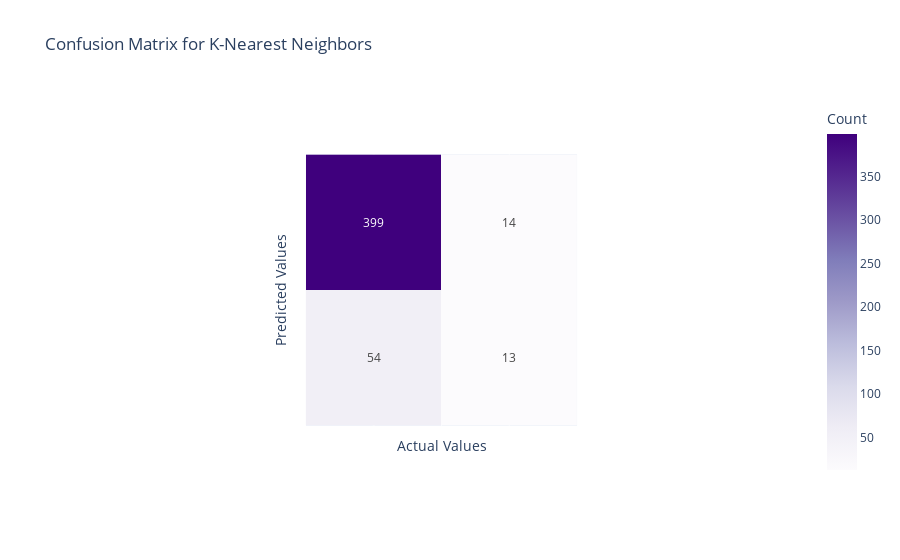

The notebook cell this image was saved under:
### Markdown cell above
### K-Nearest Neighbors(KNN)

### Code cell
# Logistic Regression model evaluation
fig = px.imshow(confusion_matrix(y_test, kn_pred),
                labels = dict(x='Actual Values', 
                              y = 'Predicted Values', 
                              color= 'Count'),
                x = [0,1],
                y =[0,1] ,
                color_continuous_scale= 'purples',
                title = 'Confusion Matrix for K-Nearest Neighbors',
                text_auto = True)
fig.update_xaxes(showticklabels = False)
fig.update_yaxes(showticklabels = False)
fig.show()

### Figure 1 — Plotly figure (JSON) as saved in the notebook; plotly's stock layout.template omitted (floating-point values rounded to 4 significant figures)
{"data": [{"coloraxis": "coloraxis", "hovertemplate": "Actual Values: %{x}<br>Predicted Values: %{y}<br>Count: %{z}<extra></extra>", "name": "0", "texttemplate": "%{z}", "type": "heatmap", "x": [0, 1], "xaxis": "x", "y": [0, 1], "yaxis": "y", "z": [[399, 14], [54, 13]]}], "layout": {"autosize": true, "coloraxis": {"colorbar": {"title": {"text": "Count"}}, "colorscale": [[0, "rgb(252,251,253)"], [0.125, "rgb(239,237,245)"], [0.25, "rgb(218,218,235)"], [0.375, "rgb(188,189,220)"], [0.5, "rgb(158,154,200)"], [0.625, "rgb(128,125,186)"], [0.75, "rgb(106,81,163)"], [0.875, "rgb(84,39,143)"], [1, "rgb(63,0,125)"]]}, "title": {"text": "Confusion Matrix for K-Nearest Neighbors"}, "xaxis": {"anchor": "y", "autorange": true, "constrain": "domain", "domain": [0.3125, 0.6875], "range": [-0.5, 1.5], "scaleanchor": "y", "showticklabels": false, "title": {"text": "Actual Values"}, "type": "linear"}, "yaxis": {"anchor": "x", "autorange": true, "constrain": "domain", "domain": [0, 1], "range": [1.5, -0.5], "showticklabels": false, "title": {"text": "Predicted Values"}, "type": "linear"}}}
